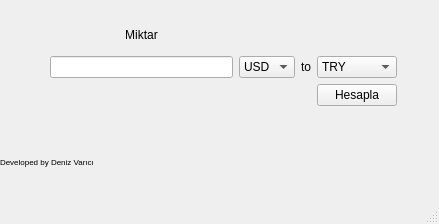
<?xml version="1.0" encoding="UTF-8"?>
<ui version="4.0">
 <class>MainWindow</class>
 <widget class="QMainWindow" name="MainWindow">
  <property name="geometry">
   <rect>
    <x>0</x>
    <y>0</y>
    <width>439</width>
    <height>224</height>
   </rect>
  </property>
  <property name="windowTitle">
   <string>Anlık Döviz Hesaplayıcı</string>
  </property>
  <property name="windowIcon">
   <iconset>
    <normaloff>icon.png</normaloff>icon.png</iconset>
  </property>
  <property name="whatsThis">
   <string/>
  </property>
  <property name="iconSize">
   <size>
    <width>250</width>
    <height>5</height>
   </size>
  </property>
  <widget class="QWidget" name="centralwidget">
   <widget class="QWidget" name="gridLayoutWidget">
    <property name="geometry">
     <rect>
      <x>50</x>
      <y>20</y>
      <width>347</width>
      <height>121</height>
     </rect>
    </property>
    <layout class="QGridLayout" name="gridLayout">
     <property name="sizeConstraint">
      <enum>QLayout::SetNoConstraint</enum>
     </property>
     <item row="1" column="1">
      <widget class="QComboBox" name="cbxExchange">
       <item>
        <property name="text">
         <string>USD</string>
        </property>
       </item>
       <item>
        <property name="text">
         <string>EUR</string>
        </property>
       </item>
       <item>
        <property name="text">
         <string>TRY</string>
        </property>
       </item>
      </widget>
     </item>
     <item row="1" column="0">
      <widget class="QLineEdit" name="tbxAmount">
       <property name="text">
        <string/>
       </property>
       <property name="alignment">
        <set>Qt::AlignRight|Qt::AlignTrailing|Qt::AlignVCenter</set>
       </property>
      </widget>
     </item>
     <item row="1" column="3">
      <widget class="QComboBox" name="cbxBuy">
       <item>
        <property name="text">
         <string>TRY</string>
        </property>
       </item>
       <item>
        <property name="text">
         <string>USD</string>
        </property>
       </item>
       <item>
        <property name="text">
         <string>EUR</string>
        </property>
       </item>
      </widget>
     </item>
     <item row="2" column="3">
      <widget class="QPushButton" name="btnCalculate">
       <property name="text">
        <string>Hesapla</string>
       </property>
      </widget>
     </item>
     <item row="1" column="2">
      <widget class="QLabel" name="lblTo">
       <property name="maximumSize">
        <size>
         <width>16777215</width>
         <height>16777215</height>
        </size>
       </property>
       <property name="text">
        <string>to</string>
       </property>
       <property name="alignment">
        <set>Qt::AlignCenter</set>
       </property>
      </widget>
     </item>
     <item row="0" column="0">
      <widget class="QLabel" name="lblMiktar">
       <property name="text">
        <string>Miktar</string>
       </property>
       <property name="alignment">
        <set>Qt::AlignCenter</set>
       </property>
      </widget>
     </item>
     <item row="4" column="3">
      <widget class="QLabel" name="lblResult">
       <property name="text">
        <string/>
       </property>
      </widget>
     </item>
    </layout>
   </widget>
   <widget class="QLabel" name="label">
    <property name="geometry">
     <rect>
      <x>0</x>
      <y>150</y>
      <width>147</width>
      <height>23</height>
     </rect>
    </property>
    <property name="font">
     <font>
      <pointsize>6</pointsize>
     </font>
    </property>
    <property name="text">
     <string>Developed by Deniz Varıcı</string>
    </property>
   </widget>
  </widget>
  <widget class="QStatusBar" name="statusbar"/>
 </widget>
 <resources/>
 <connections/>
</ui>
